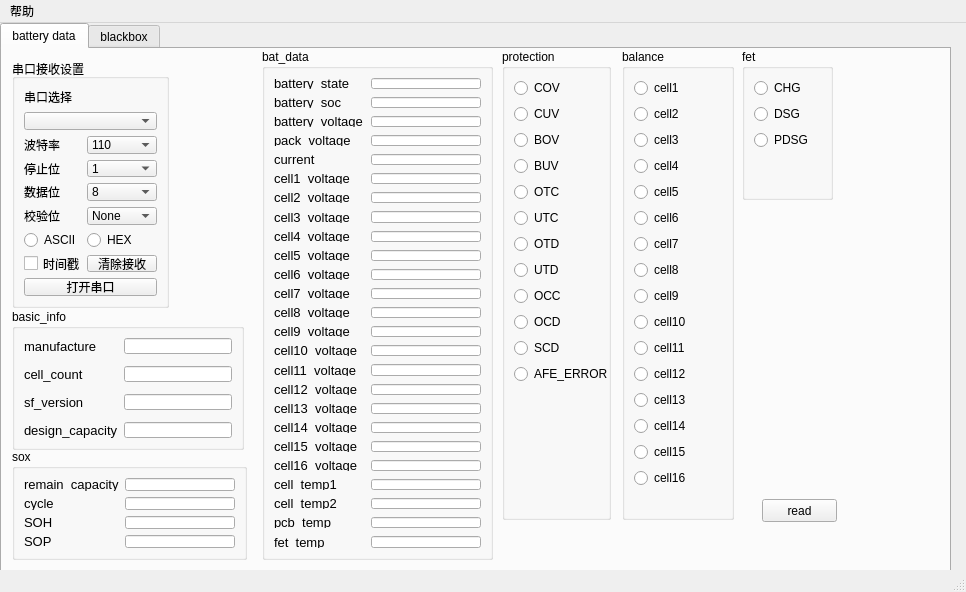
<?xml version="1.0" encoding="UTF-8"?>
<ui version="4.0">
 <class>MainWindow</class>
 <widget class="QMainWindow" name="MainWindow">
  <property name="geometry">
   <rect>
    <x>0</x>
    <y>0</y>
    <width>966</width>
    <height>592</height>
   </rect>
  </property>
  <property name="windowTitle">
   <string>MainWindow</string>
  </property>
  <widget class="QWidget" name="centralwidget">
   <widget class="QTabWidget" name="tabWidget">
    <property name="geometry">
     <rect>
      <x>0</x>
      <y>0</y>
      <width>951</width>
      <height>551</height>
     </rect>
    </property>
    <property name="currentIndex">
     <number>0</number>
    </property>
    <widget class="QWidget" name="tab">
     <attribute name="title">
      <string>battery data</string>
     </attribute>
     <widget class="QGroupBox" name="groupBox">
      <property name="geometry">
       <rect>
        <x>10</x>
        <y>10</y>
        <width>157</width>
        <height>249</height>
       </rect>
      </property>
      <property name="title">
       <string>串口接收设置</string>
      </property>
      <layout class="QFormLayout" name="formLayout_6">
       <item row="0" column="0">
        <widget class="QLabel" name="label_3">
         <property name="text">
          <string>串口选择</string>
         </property>
        </widget>
       </item>
       <item row="1" column="0" colspan="2">
        <widget class="QComboBox" name="com_combo_box"/>
       </item>
       <item row="2" column="0">
        <widget class="QLabel" name="label_4">
         <property name="text">
          <string>波特率</string>
         </property>
        </widget>
       </item>
       <item row="2" column="1">
        <widget class="QComboBox" name="baud_combo_box">
         <item>
          <property name="text">
           <string>110</string>
          </property>
         </item>
         <item>
          <property name="text">
           <string>300</string>
          </property>
         </item>
         <item>
          <property name="text">
           <string>600</string>
          </property>
         </item>
         <item>
          <property name="text">
           <string>1200</string>
          </property>
         </item>
         <item>
          <property name="text">
           <string>2400</string>
          </property>
         </item>
         <item>
          <property name="text">
           <string>4800</string>
          </property>
         </item>
         <item>
          <property name="text">
           <string>9600</string>
          </property>
         </item>
         <item>
          <property name="text">
           <string>14400</string>
          </property>
         </item>
         <item>
          <property name="text">
           <string>19200</string>
          </property>
         </item>
         <item>
          <property name="text">
           <string>38400</string>
          </property>
         </item>
         <item>
          <property name="text">
           <string>43000</string>
          </property>
         </item>
         <item>
          <property name="text">
           <string>57600</string>
          </property>
         </item>
         <item>
          <property name="text">
           <string>76800</string>
          </property>
         </item>
         <item>
          <property name="text">
           <string>115200</string>
          </property>
         </item>
         <item>
          <property name="text">
           <string>128000</string>
          </property>
         </item>
         <item>
          <property name="text">
           <string>230400</string>
          </property>
         </item>
         <item>
          <property name="text">
           <string>256000</string>
          </property>
         </item>
         <item>
          <property name="text">
           <string>460800</string>
          </property>
         </item>
         <item>
          <property name="text">
           <string>921600</string>
          </property>
         </item>
         <item>
          <property name="text">
           <string>1000000</string>
          </property>
         </item>
         <item>
          <property name="text">
           <string>2000000</string>
          </property>
         </item>
         <item>
          <property name="text">
           <string>3000000</string>
          </property>
         </item>
        </widget>
       </item>
       <item row="3" column="0">
        <widget class="QLabel" name="label_5">
         <property name="text">
          <string>停止位</string>
         </property>
        </widget>
       </item>
       <item row="3" column="1">
        <widget class="QComboBox" name="stopbit_combo_box">
         <item>
          <property name="text">
           <string>1</string>
          </property>
         </item>
         <item>
          <property name="text">
           <string>1.5</string>
          </property>
         </item>
         <item>
          <property name="text">
           <string>2</string>
          </property>
         </item>
        </widget>
       </item>
       <item row="4" column="0">
        <widget class="QLabel" name="label_6">
         <property name="text">
          <string>数据位</string>
         </property>
        </widget>
       </item>
       <item row="4" column="1">
        <widget class="QComboBox" name="databit_combo_box">
         <item>
          <property name="text">
           <string>8</string>
          </property>
         </item>
         <item>
          <property name="text">
           <string>7</string>
          </property>
         </item>
         <item>
          <property name="text">
           <string>6</string>
          </property>
         </item>
         <item>
          <property name="text">
           <string>5</string>
          </property>
         </item>
        </widget>
       </item>
       <item row="5" column="0">
        <widget class="QLabel" name="label_7">
         <property name="text">
          <string>校验位</string>
         </property>
        </widget>
       </item>
       <item row="5" column="1">
        <widget class="QComboBox" name="checkbit_combo_box">
         <item>
          <property name="text">
           <string>None</string>
          </property>
         </item>
         <item>
          <property name="text">
           <string>Odd</string>
          </property>
         </item>
         <item>
          <property name="text">
           <string>Even</string>
          </property>
         </item>
        </widget>
       </item>
       <item row="6" column="0">
        <widget class="QRadioButton" name="rec_ascii_radio_button">
         <property name="text">
          <string>ASCII</string>
         </property>
        </widget>
       </item>
       <item row="6" column="1">
        <widget class="QRadioButton" name="rec_hex_radio_button">
         <property name="text">
          <string>HEX</string>
         </property>
        </widget>
       </item>
       <item row="7" column="0">
        <widget class="QCheckBox" name="timestamp_check_box">
         <property name="text">
          <string>时间戳</string>
         </property>
        </widget>
       </item>
       <item row="7" column="1">
        <widget class="QPushButton" name="uart_clear_rec_push_button">
         <property name="text">
          <string>清除接收</string>
         </property>
        </widget>
       </item>
       <item row="8" column="0" colspan="2">
        <widget class="QPushButton" name="uart_en_push_button">
         <property name="text">
          <string>打开串口</string>
         </property>
        </widget>
       </item>
      </layout>
     </widget>
     <widget class="QGroupBox" name="groupBox_2">
      <property name="geometry">
       <rect>
        <x>260</x>
        <y>0</y>
        <width>231</width>
        <height>511</height>
       </rect>
      </property>
      <property name="title">
       <string>bat_data</string>
      </property>
      <layout class="QFormLayout" name="formLayout">
       <property name="horizontalSpacing">
        <number>8</number>
       </property>
       <property name="verticalSpacing">
        <number>8</number>
       </property>
       <item row="0" column="0">
        <widget class="QLabel" name="label_12">
         <property name="font">
          <font>
           <pointsize>10</pointsize>
          </font>
         </property>
         <property name="text">
          <string>battery_state</string>
         </property>
        </widget>
       </item>
       <item row="0" column="1">
        <widget class="QLineEdit" name="lineEdit_bat_state"/>
       </item>
       <item row="1" column="0">
        <widget class="QLabel" name="label_24">
         <property name="font">
          <font>
           <pointsize>10</pointsize>
          </font>
         </property>
         <property name="text">
          <string>battery_soc</string>
         </property>
        </widget>
       </item>
       <item row="1" column="1">
        <widget class="QLineEdit" name="lineEdit_bat_soc"/>
       </item>
       <item row="2" column="0">
        <widget class="QLabel" name="label">
         <property name="font">
          <font>
           <pointsize>10</pointsize>
          </font>
         </property>
         <property name="text">
          <string>battery_voltage</string>
         </property>
        </widget>
       </item>
       <item row="2" column="1">
        <widget class="QLineEdit" name="lineEdit_bat_vol"/>
       </item>
       <item row="3" column="0">
        <widget class="QLabel" name="label_11">
         <property name="font">
          <font>
           <pointsize>10</pointsize>
          </font>
         </property>
         <property name="text">
          <string>pack_voltage</string>
         </property>
        </widget>
       </item>
       <item row="3" column="1">
        <widget class="QLineEdit" name="lineEdit_pack_vol"/>
       </item>
       <item row="4" column="0">
        <widget class="QLabel" name="label_2">
         <property name="font">
          <font>
           <pointsize>10</pointsize>
          </font>
         </property>
         <property name="text">
          <string>current</string>
         </property>
        </widget>
       </item>
       <item row="4" column="1">
        <widget class="QLineEdit" name="lineEdit_current"/>
       </item>
       <item row="5" column="0">
        <widget class="QLabel" name="label_13">
         <property name="font">
          <font>
           <pointsize>10</pointsize>
          </font>
         </property>
         <property name="text">
          <string>cell1_voltage</string>
         </property>
        </widget>
       </item>
       <item row="5" column="1">
        <widget class="QLineEdit" name="lineEdit_cell1_vol"/>
       </item>
       <item row="6" column="0">
        <widget class="QLabel" name="label_14">
         <property name="font">
          <font>
           <pointsize>10</pointsize>
          </font>
         </property>
         <property name="text">
          <string>cell2_voltage</string>
         </property>
        </widget>
       </item>
       <item row="6" column="1">
        <widget class="QLineEdit" name="lineEdit_cell2_vol"/>
       </item>
       <item row="7" column="0">
        <widget class="QLabel" name="label_15">
         <property name="font">
          <font>
           <pointsize>10</pointsize>
          </font>
         </property>
         <property name="text">
          <string>cell3_voltage</string>
         </property>
        </widget>
       </item>
       <item row="7" column="1">
        <widget class="QLineEdit" name="lineEdit_cell3_vol"/>
       </item>
       <item row="8" column="0">
        <widget class="QLabel" name="label_16">
         <property name="font">
          <font>
           <pointsize>10</pointsize>
          </font>
         </property>
         <property name="text">
          <string>cell4_voltage</string>
         </property>
        </widget>
       </item>
       <item row="8" column="1">
        <widget class="QLineEdit" name="lineEdit_cell4_vol"/>
       </item>
       <item row="9" column="0">
        <widget class="QLabel" name="label_17">
         <property name="font">
          <font>
           <pointsize>10</pointsize>
          </font>
         </property>
         <property name="text">
          <string>cell5_voltage</string>
         </property>
        </widget>
       </item>
       <item row="9" column="1">
        <widget class="QLineEdit" name="lineEdit_cell5_vol"/>
       </item>
       <item row="10" column="0">
        <widget class="QLabel" name="label_18">
         <property name="font">
          <font>
           <pointsize>10</pointsize>
          </font>
         </property>
         <property name="text">
          <string>cell6_voltage</string>
         </property>
        </widget>
       </item>
       <item row="10" column="1">
        <widget class="QLineEdit" name="lineEdit_cell6_vol"/>
       </item>
       <item row="11" column="0">
        <widget class="QLabel" name="label_19">
         <property name="font">
          <font>
           <pointsize>10</pointsize>
          </font>
         </property>
         <property name="text">
          <string>cell7_voltage</string>
         </property>
        </widget>
       </item>
       <item row="11" column="1">
        <widget class="QLineEdit" name="lineEdit_cell7_vol"/>
       </item>
       <item row="12" column="0">
        <widget class="QLabel" name="label_20">
         <property name="font">
          <font>
           <pointsize>10</pointsize>
          </font>
         </property>
         <property name="text">
          <string>cell8_voltage</string>
         </property>
        </widget>
       </item>
       <item row="12" column="1">
        <widget class="QLineEdit" name="lineEdit_cell8_vol"/>
       </item>
       <item row="13" column="0">
        <widget class="QLabel" name="label_21">
         <property name="font">
          <font>
           <pointsize>10</pointsize>
          </font>
         </property>
         <property name="text">
          <string>cell9_voltage</string>
         </property>
        </widget>
       </item>
       <item row="13" column="1">
        <widget class="QLineEdit" name="lineEdit_cell9_vol"/>
       </item>
       <item row="14" column="0">
        <widget class="QLabel" name="label_27">
         <property name="font">
          <font>
           <pointsize>10</pointsize>
          </font>
         </property>
         <property name="text">
          <string>cell10_voltage</string>
         </property>
        </widget>
       </item>
       <item row="14" column="1">
        <widget class="QLineEdit" name="lineEdit_cell10_vol"/>
       </item>
       <item row="15" column="0">
        <widget class="QLabel" name="label_23">
         <property name="font">
          <font>
           <pointsize>10</pointsize>
          </font>
         </property>
         <property name="text">
          <string>cell11_voltage</string>
         </property>
        </widget>
       </item>
       <item row="15" column="1">
        <widget class="QLineEdit" name="lineEdit_cell11_vol"/>
       </item>
       <item row="16" column="0">
        <widget class="QLabel" name="label_29">
         <property name="font">
          <font>
           <pointsize>10</pointsize>
          </font>
         </property>
         <property name="text">
          <string>cell12_voltage</string>
         </property>
        </widget>
       </item>
       <item row="16" column="1">
        <widget class="QLineEdit" name="lineEdit_cell12_col"/>
       </item>
       <item row="17" column="0">
        <widget class="QLabel" name="label_26">
         <property name="font">
          <font>
           <pointsize>10</pointsize>
          </font>
         </property>
         <property name="text">
          <string>cell13_voltage</string>
         </property>
        </widget>
       </item>
       <item row="17" column="1">
        <widget class="QLineEdit" name="lineEdit_cell13_vol"/>
       </item>
       <item row="18" column="0">
        <widget class="QLabel" name="label_28">
         <property name="font">
          <font>
           <pointsize>10</pointsize>
          </font>
         </property>
         <property name="text">
          <string>cell14_voltage</string>
         </property>
        </widget>
       </item>
       <item row="18" column="1">
        <widget class="QLineEdit" name="lineEdit_cell14_vol"/>
       </item>
       <item row="19" column="0">
        <widget class="QLabel" name="label_25">
         <property name="font">
          <font>
           <pointsize>10</pointsize>
          </font>
         </property>
         <property name="text">
          <string>cell15_voltage</string>
         </property>
        </widget>
       </item>
       <item row="19" column="1">
        <widget class="QLineEdit" name="lineEdit_cell15_vol"/>
       </item>
       <item row="20" column="0">
        <widget class="QLabel" name="label_22">
         <property name="font">
          <font>
           <pointsize>10</pointsize>
          </font>
         </property>
         <property name="text">
          <string>cell16_voltage</string>
         </property>
        </widget>
       </item>
       <item row="20" column="1">
        <widget class="QLineEdit" name="lineEdit_cell16_vol"/>
       </item>
       <item row="21" column="0">
        <widget class="QLabel" name="label_30">
         <property name="font">
          <font>
           <pointsize>10</pointsize>
          </font>
         </property>
         <property name="text">
          <string>cell_temp1</string>
         </property>
        </widget>
       </item>
       <item row="21" column="1">
        <widget class="QLineEdit" name="lineEdit_cell_temp1"/>
       </item>
       <item row="22" column="0">
        <widget class="QLabel" name="label_31">
         <property name="font">
          <font>
           <pointsize>10</pointsize>
          </font>
         </property>
         <property name="text">
          <string>cell_temp2</string>
         </property>
        </widget>
       </item>
       <item row="22" column="1">
        <widget class="QLineEdit" name="lineEdit_cell_temp2"/>
       </item>
       <item row="23" column="0">
        <widget class="QLabel" name="label_32">
         <property name="font">
          <font>
           <pointsize>10</pointsize>
          </font>
         </property>
         <property name="text">
          <string>pcb_temp</string>
         </property>
        </widget>
       </item>
       <item row="23" column="1">
        <widget class="QLineEdit" name="lineEdit_pcb_temp"/>
       </item>
       <item row="24" column="0">
        <widget class="QLabel" name="label_33">
         <property name="font">
          <font>
           <pointsize>10</pointsize>
          </font>
         </property>
         <property name="text">
          <string>fet_temp</string>
         </property>
        </widget>
       </item>
       <item row="24" column="1">
        <widget class="QLineEdit" name="lineEdit_fet_temp"/>
       </item>
      </layout>
     </widget>
     <widget class="QGroupBox" name="groupBox_3">
      <property name="geometry">
       <rect>
        <x>10</x>
        <y>400</y>
        <width>235</width>
        <height>111</height>
       </rect>
      </property>
      <property name="title">
       <string>sox</string>
      </property>
      <layout class="QFormLayout" name="formLayout_4">
       <item row="0" column="0">
        <widget class="QLabel" name="label_8">
         <property name="font">
          <font>
           <pointsize>10</pointsize>
          </font>
         </property>
         <property name="text">
          <string>remain_capacity</string>
         </property>
        </widget>
       </item>
       <item row="0" column="1">
        <widget class="QLineEdit" name="lineEdit_bat_vol_3"/>
       </item>
       <item row="1" column="0">
        <widget class="QLabel" name="label_10">
         <property name="font">
          <font>
           <pointsize>10</pointsize>
          </font>
         </property>
         <property name="text">
          <string>cycle</string>
         </property>
        </widget>
       </item>
       <item row="1" column="1">
        <widget class="QLineEdit" name="lineEdit_bat_vol_4"/>
       </item>
       <item row="2" column="0">
        <widget class="QLabel" name="label_37">
         <property name="font">
          <font>
           <pointsize>10</pointsize>
          </font>
         </property>
         <property name="text">
          <string>SOH</string>
         </property>
        </widget>
       </item>
       <item row="2" column="1">
        <widget class="QLineEdit" name="lineEdit_soh"/>
       </item>
       <item row="3" column="0">
        <widget class="QLabel" name="label_38">
         <property name="font">
          <font>
           <pointsize>10</pointsize>
          </font>
         </property>
         <property name="text">
          <string>SOP</string>
         </property>
        </widget>
       </item>
       <item row="3" column="1">
        <widget class="QLineEdit" name="lineEdit_sop"/>
       </item>
      </layout>
     </widget>
     <widget class="QGroupBox" name="groupBox_4">
      <property name="geometry">
       <rect>
        <x>10</x>
        <y>260</y>
        <width>232</width>
        <height>141</height>
       </rect>
      </property>
      <property name="title">
       <string>basic_info</string>
      </property>
      <layout class="QFormLayout" name="formLayout_2">
       <property name="verticalSpacing">
        <number>12</number>
       </property>
       <item row="0" column="0">
        <widget class="QLabel" name="label_34">
         <property name="font">
          <font>
           <pointsize>10</pointsize>
          </font>
         </property>
         <property name="text">
          <string>manufacture</string>
         </property>
        </widget>
       </item>
       <item row="0" column="1">
        <widget class="QLineEdit" name="lineEdit_manufacture"/>
       </item>
       <item row="1" column="0">
        <widget class="QLabel" name="label_36">
         <property name="font">
          <font>
           <pointsize>10</pointsize>
          </font>
         </property>
         <property name="text">
          <string>cell_count</string>
         </property>
        </widget>
       </item>
       <item row="1" column="1">
        <widget class="QLineEdit" name="lineEdit_cell_count"/>
       </item>
       <item row="2" column="0">
        <widget class="QLabel" name="label_35">
         <property name="font">
          <font>
           <pointsize>10</pointsize>
          </font>
         </property>
         <property name="text">
          <string>sf_version</string>
         </property>
        </widget>
       </item>
       <item row="2" column="1">
        <widget class="QLineEdit" name="lineEdit_sf_version"/>
       </item>
       <item row="3" column="0">
        <widget class="QLabel" name="label_9">
         <property name="font">
          <font>
           <pointsize>10</pointsize>
          </font>
         </property>
         <property name="text">
          <string>design_capacity</string>
         </property>
        </widget>
       </item>
       <item row="3" column="1">
        <widget class="QLineEdit" name="lineEdit_design_capacity"/>
       </item>
      </layout>
     </widget>
     <widget class="QGroupBox" name="groupBox_5">
      <property name="geometry">
       <rect>
        <x>500</x>
        <y>0</y>
        <width>109</width>
        <height>471</height>
       </rect>
      </property>
      <property name="title">
       <string>protection</string>
      </property>
      <layout class="QFormLayout" name="formLayout_3">
       <item row="0" column="0">
        <widget class="QRadioButton" name="radioButton_cov">
         <property name="text">
          <string>COV</string>
         </property>
        </widget>
       </item>
       <item row="1" column="0">
        <widget class="QRadioButton" name="radioButton_cuv">
         <property name="text">
          <string>CUV</string>
         </property>
        </widget>
       </item>
       <item row="2" column="0">
        <widget class="QRadioButton" name="radioButton_bov">
         <property name="text">
          <string>BOV</string>
         </property>
        </widget>
       </item>
       <item row="3" column="0">
        <widget class="QRadioButton" name="radioButton_buv">
         <property name="text">
          <string>BUV</string>
         </property>
        </widget>
       </item>
       <item row="4" column="0">
        <widget class="QRadioButton" name="radioButton_otc">
         <property name="text">
          <string>OTC</string>
         </property>
        </widget>
       </item>
       <item row="5" column="0">
        <widget class="QRadioButton" name="radioButton_utc">
         <property name="text">
          <string>UTC</string>
         </property>
        </widget>
       </item>
       <item row="6" column="0">
        <widget class="QRadioButton" name="radioButton_otd">
         <property name="text">
          <string>OTD</string>
         </property>
        </widget>
       </item>
       <item row="7" column="0">
        <widget class="QRadioButton" name="radioButton_utd">
         <property name="text">
          <string>UTD</string>
         </property>
        </widget>
       </item>
       <item row="8" column="0">
        <widget class="QRadioButton" name="radioButton_occ">
         <property name="text">
          <string>OCC</string>
         </property>
        </widget>
       </item>
       <item row="9" column="0">
        <widget class="QRadioButton" name="radioButton_ocd">
         <property name="text">
          <string>OCD</string>
         </property>
        </widget>
       </item>
       <item row="10" column="0">
        <widget class="QRadioButton" name="radioButton_scd">
         <property name="text">
          <string>SCD</string>
         </property>
        </widget>
       </item>
       <item row="11" column="0">
        <widget class="QRadioButton" name="radioButton_afe_error">
         <property name="text">
          <string>AFE_ERROR</string>
         </property>
        </widget>
       </item>
      </layout>
     </widget>
     <widget class="QGroupBox" name="groupBox_6">
      <property name="geometry">
       <rect>
        <x>740</x>
        <y>0</y>
        <width>91</width>
        <height>151</height>
       </rect>
      </property>
      <property name="title">
       <string>fet</string>
      </property>
      <layout class="QFormLayout" name="formLayout_5">
       <item row="0" column="0">
        <widget class="QRadioButton" name="radioButton_fet_chg">
         <property name="text">
          <string>CHG</string>
         </property>
        </widget>
       </item>
       <item row="1" column="0">
        <widget class="QRadioButton" name="radioButton_fet_dsg">
         <property name="text">
          <string>DSG</string>
         </property>
        </widget>
       </item>
       <item row="2" column="0">
        <widget class="QRadioButton" name="radioButton_pdsg">
         <property name="text">
          <string>PDSG</string>
         </property>
        </widget>
       </item>
      </layout>
     </widget>
     <widget class="QGroupBox" name="groupBox_7">
      <property name="geometry">
       <rect>
        <x>620</x>
        <y>0</y>
        <width>112</width>
        <height>471</height>
       </rect>
      </property>
      <property name="title">
       <string>balance</string>
      </property>
      <layout class="QFormLayout" name="formLayout_7">
       <item row="0" column="0">
        <widget class="QRadioButton" name="radioButton_cell1">
         <property name="text">
          <string>cell1</string>
         </property>
        </widget>
       </item>
       <item row="1" column="0">
        <widget class="QRadioButton" name="radioButton__cell2">
         <property name="text">
          <string>cell2</string>
         </property>
        </widget>
       </item>
       <item row="2" column="0">
        <widget class="QRadioButton" name="radioButton__cell3">
         <property name="text">
          <string>cell3</string>
         </property>
        </widget>
       </item>
       <item row="3" column="0">
        <widget class="QRadioButton" name="radioButton__cell4">
         <property name="text">
          <string>cell4</string>
         </property>
        </widget>
       </item>
       <item row="4" column="0">
        <widget class="QRadioButton" name="radioButton__cell5">
         <property name="text">
          <string>cell5</string>
         </property>
        </widget>
       </item>
       <item row="5" column="0">
        <widget class="QRadioButton" name="radioButton_cell6">
         <property name="text">
          <string>cell6</string>
         </property>
        </widget>
       </item>
       <item row="6" column="0">
        <widget class="QRadioButton" name="radioButton_cell7">
         <property name="text">
          <string>cell7</string>
         </property>
        </widget>
       </item>
       <item row="7" column="0">
        <widget class="QRadioButton" name="radioButton_cell8">
         <property name="text">
          <string>cell8</string>
         </property>
        </widget>
       </item>
       <item row="8" column="0">
        <widget class="QRadioButton" name="radioButton_cell9">
         <property name="text">
          <string>cell9</string>
         </property>
        </widget>
       </item>
       <item row="9" column="0">
        <widget class="QRadioButton" name="radioButton_cell10">
         <property name="text">
          <string>cell10</string>
         </property>
        </widget>
       </item>
       <item row="10" column="0">
        <widget class="QRadioButton" name="radioButton_cell11">
         <property name="text">
          <string>cell11</string>
         </property>
        </widget>
       </item>
       <item row="11" column="0">
        <widget class="QRadioButton" name="radioButton_cell12">
         <property name="text">
          <string>cell12</string>
         </property>
        </widget>
       </item>
       <item row="12" column="0">
        <widget class="QRadioButton" name="radioButton_cell13">
         <property name="text">
          <string>cell13</string>
         </property>
        </widget>
       </item>
       <item row="13" column="0">
        <widget class="QRadioButton" name="radioButton_cell14">
         <property name="text">
          <string>cell14</string>
         </property>
        </widget>
       </item>
       <item row="14" column="0">
        <widget class="QRadioButton" name="radioButton_cell15">
         <property name="text">
          <string>cell15</string>
         </property>
        </widget>
       </item>
       <item row="15" column="0">
        <widget class="QRadioButton" name="radioButton_cell16">
         <property name="text">
          <string>cell16</string>
         </property>
        </widget>
       </item>
      </layout>
     </widget>
     <widget class="QPushButton" name="pushButton_read_data">
      <property name="geometry">
       <rect>
        <x>760</x>
        <y>450</y>
        <width>75</width>
        <height>23</height>
       </rect>
      </property>
      <property name="text">
       <string>read</string>
      </property>
     </widget>
    </widget>
    <widget class="QWidget" name="tab_2">
     <attribute name="title">
      <string>blackbox</string>
     </attribute>
     <widget class="QTableView" name="blackbox_tableView">
      <property name="geometry">
       <rect>
        <x>10</x>
        <y>0</y>
        <width>1131</width>
        <height>691</height>
       </rect>
      </property>
     </widget>
     <widget class="QPushButton" name="readbb_pushButton">
      <property name="geometry">
       <rect>
        <x>30</x>
        <y>700</y>
        <width>75</width>
        <height>23</height>
       </rect>
      </property>
      <property name="text">
       <string>read</string>
      </property>
     </widget>
     <widget class="QPushButton" name="clearbb_pushButton">
      <property name="geometry">
       <rect>
        <x>120</x>
        <y>700</y>
        <width>75</width>
        <height>23</height>
       </rect>
      </property>
      <property name="text">
       <string>clear</string>
      </property>
     </widget>
    </widget>
   </widget>
  </widget>
  <widget class="QStatusBar" name="statusbar"/>
  <widget class="QMenuBar" name="menuBar">
   <property name="geometry">
    <rect>
     <x>0</x>
     <y>0</y>
     <width>966</width>
     <height>22</height>
    </rect>
   </property>
   <widget class="QMenu" name="menu">
    <property name="title">
     <string>帮助</string>
    </property>
    <addaction name="actionguanyu"/>
   </widget>
   <addaction name="menu"/>
  </widget>
  <action name="actionguanyu">
   <property name="text">
    <string>关于</string>
   </property>
  </action>
 </widget>
 <resources/>
 <connections/>
</ui>
